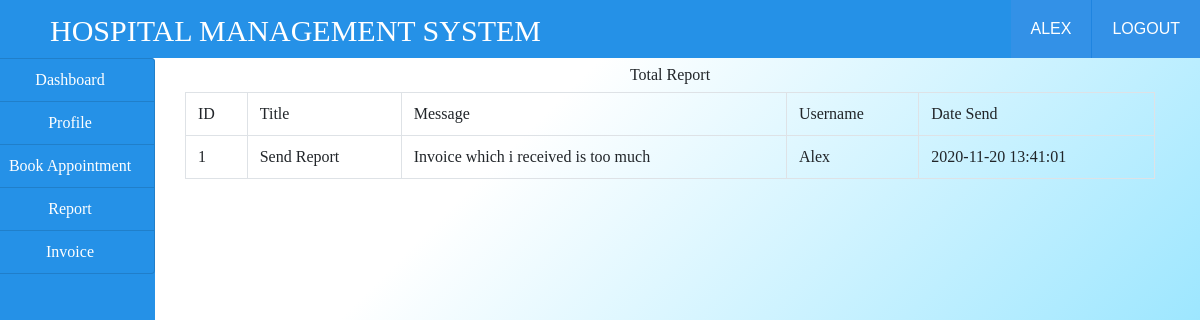
Screenshot of /reportpat.php (signed in) with the database file from the repository.
### tables this page shows
CREATE TABLE `report` (
  `id` int(100) NOT NULL,
  `title` varchar(100) NOT NULL,
  `message` varchar(100) NOT NULL,
  `username` varchar(100) NOT NULL,
  `date_send` varchar(100) NOT NULL
);

### reportpat.php (the view, shortened to what this page needs)
<!DOCTYPE html>
<html>
<head>
</head>
<body>
	<?php
	include("link.php");
    include("ribbon.php");
    include("connection.php");
	?>
<div class="container-fluid" style="background: linear-gradient(to bottom right, #ffffff 25%, #33ccff 100%);>
	<div class="col-md-12">
		<div class="row">
			<div class="col-md-2"  style="margin-left: -30px;">
				<?php
				include("sidenavpatient.php");
				?>
			</div>
			<div class="col-md-10">
				<h5 class="text-center my-2">Total Report</h5>
				<?php
				$query = "SELECT * FROM report ";
				$res = mysqli_query($conn,$query);
				$output = "";
				$output .= "
				<table class='table table-bordered'>
				<tr>
				<td>ID</td>
				<td>Title</td>
				<td>Message</td>
				<td>Username</td>
				<td>Date Send</td>
				</tr>
				";
			   while($row=mysqli_fetch_array($res)) {
				$output .="
					<tr>
					  <td>".$row['id']."</td>
					  <td>".$row['title']."</td>
					  <td>".$row['message']."</td>
					  <td>".$row['username']."</td>
					  <td>".$row['date_send']."</td>
	";
}
$output .="
  </tr>
  </table>
";
echo $output;
 				?>
			</div>
		</div>
	</div>
</body>
</html>

### css/style.css (style rules this page uses)
html,body,div,span,applet,object,iframe,h1,h2,h3,h4,h5,h6,p,blockquote,pre,a,abbr,acronym,address,big,cite,code,del,dfn,em,img,ins,kbd,q,s,samp,small,strike,strong,sub,sup,tt,var,b,u,i,dl,dt,dd,ol,nav ul,nav li,fieldset,form,label,legend,table,caption,tbody,tfoot,thead,tr,th,td,article,aside,canvas,details,embed,figure,figcaption,footer,header,hgroup,menu,nav,output,ruby,section,summary,time,mark,audio,video { margin:0;padding:0;border:0;font-size:100%;font:inherit;vertical-align:baseline; }
table { border-collapse:collapse;border-spacing:0; }
body { background:#F8FBFB; }

### rows the page displays
report: id "1", title "Send Report", message "Invoice which i received is too much", username "Alex", date_send "2020-11-20 13:41:01"

### other values shown
$user "ALEX"
